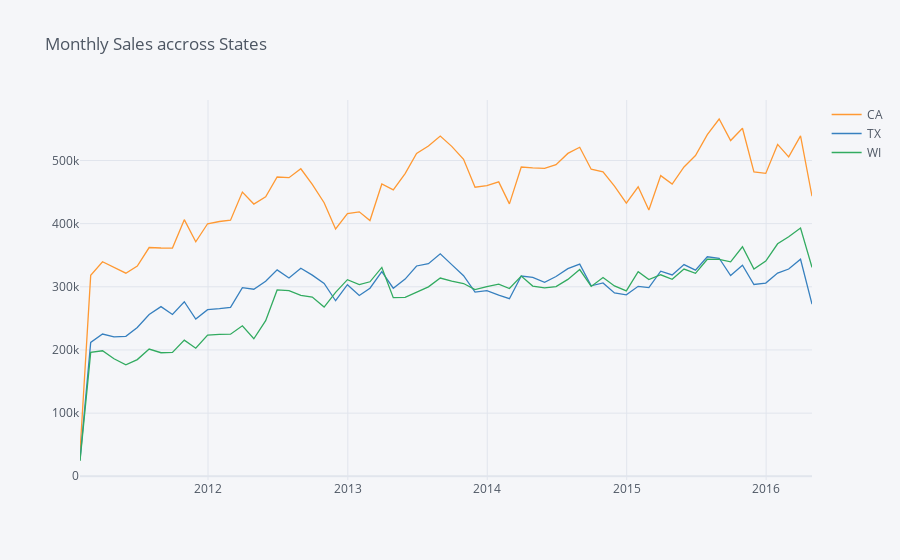

Source (notebook cell):
### Code cell
state_month_level = state_level.groupby(pd.Grouper(freq='1M')).sum()
state_month_level.iplot(title = "Monthly Sales accross States")
